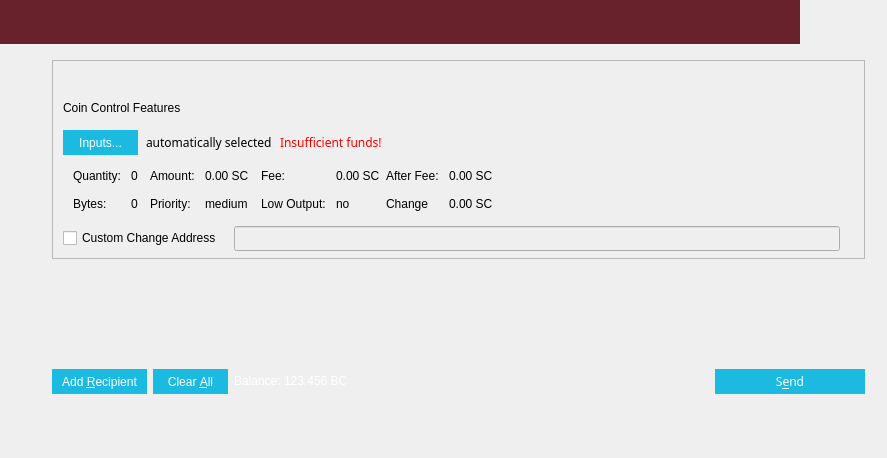
<?xml version="1.0" encoding="UTF-8"?>
<ui version="4.0">
 <class>SendCoinsDialog</class>
 <widget class="QDialog" name="SendCoinsDialog">
  <property name="geometry">
   <rect>
    <x>0</x>
    <y>0</y>
    <width>887</width>
    <height>458</height>
   </rect>
  </property>
  <property name="windowTitle">
   <string>Send Coins</string>
  </property>
  <property name="styleSheet">
   <string notr="true">font-family:Proxima Nova Rg;</string>
  </property>
  <layout class="QVBoxLayout" name="verticalLayout" stretch="0,0">
   <property name="leftMargin">
    <number>0</number>
   </property>
   <property name="topMargin">
    <number>0</number>
   </property>
   <property name="rightMargin">
    <number>0</number>
   </property>
   <property name="bottomMargin">
    <number>8</number>
   </property>
   <item>
    <widget class="QFrame" name="verticalFrame">
     <property name="minimumSize">
      <size>
       <width>800</width>
       <height>44</height>
      </size>
     </property>
     <property name="maximumSize">
      <size>
       <width>800</width>
       <height>44</height>
      </size>
     </property>
     <property name="styleSheet">
      <string notr="true">background:#68222c;sss</string>
     </property>
     <layout class="QVBoxLayout" name="verticalLayout_9"/>
    </widget>
   </item>
   <item>
    <layout class="QVBoxLayout" name="verticalLayout_10">
     <property name="leftMargin">
      <number>52</number>
     </property>
     <property name="topMargin">
      <number>10</number>
     </property>
     <property name="rightMargin">
      <number>22</number>
     </property>
     <item>
      <widget class="QFrame" name="frameCoinControl">
       <property name="sizePolicy">
        <sizepolicy hsizetype="Expanding" vsizetype="Expanding">
         <horstretch>0</horstretch>
         <verstretch>0</verstretch>
        </sizepolicy>
       </property>
       <property name="maximumSize">
        <size>
         <width>16777215</width>
         <height>16777215</height>
        </size>
       </property>
       <property name="styleSheet">
        <string notr="true"/>
       </property>
       <property name="frameShape">
        <enum>QFrame::StyledPanel</enum>
       </property>
       <property name="frameShadow">
        <enum>QFrame::Sunken</enum>
       </property>
       <layout class="QVBoxLayout" name="verticalLayoutCoinControl2">
        <property name="spacing">
         <number>7</number>
        </property>
        <property name="leftMargin">
         <number>0</number>
        </property>
        <property name="topMargin">
         <number>0</number>
        </property>
        <property name="rightMargin">
         <number>0</number>
        </property>
        <property name="bottomMargin">
         <number>6</number>
        </property>
        <item>
         <layout class="QVBoxLayout" name="verticalLayoutCoinControl" stretch="0,0,0,0,0,1">
          <property name="spacing">
           <number>0</number>
          </property>
          <property name="leftMargin">
           <number>10</number>
          </property>
          <property name="topMargin">
           <number>10</number>
          </property>
          <item>
           <widget class="QWidget" name="verticalWidget" native="true">
            <property name="minimumSize">
             <size>
              <width>0</width>
              <height>30</height>
             </size>
            </property>
            <layout class="QVBoxLayout" name="verticalLayout_8"/>
           </widget>
          </item>
          <item>
           <layout class="QHBoxLayout" name="horizontalLayoutCoinControl1">
            <property name="bottomMargin">
             <number>15</number>
            </property>
            <item>
             <widget class="QLabel" name="labelCoinControlFeatures">
              <property name="sizePolicy">
               <sizepolicy hsizetype="Preferred" vsizetype="Maximum">
                <horstretch>0</horstretch>
                <verstretch>0</verstretch>
               </sizepolicy>
              </property>
              <property name="font">
               <font>
                <family>Segoe UI</family>
               </font>
              </property>
              <property name="styleSheet">
               <string notr="true">font-family: Segoe UI;</string>
              </property>
              <property name="text">
               <string>Coin Control Features</string>
              </property>
             </widget>
            </item>
           </layout>
          </item>
          <item>
           <layout class="QHBoxLayout" name="horizontalLayoutCoinControl2" stretch="0,0,0,0">
            <property name="spacing">
             <number>8</number>
            </property>
            <property name="bottomMargin">
             <number>10</number>
            </property>
            <item>
             <widget class="QPushButton" name="pushButtonCoinControl">
              <property name="minimumSize">
               <size>
                <width>75</width>
                <height>25</height>
               </size>
              </property>
              <property name="styleSheet">
               <string notr="true">border:0;color:white;background-color:#1bbae1;font-family: Segoe UI;</string>
              </property>
              <property name="text">
               <string>Inputs...</string>
              </property>
             </widget>
            </item>
            <item>
             <widget class="QLabel" name="labelCoinControlAutomaticallySelected">
              <property name="text">
               <string>automatically selected</string>
              </property>
              <property name="margin">
               <number>5</number>
              </property>
             </widget>
            </item>
            <item>
             <widget class="QLabel" name="labelCoinControlInsuffFunds">
              <property name="font">
               <font>
                <family>Proxima Nova Rg</family>
                <weight>50</weight>
                <bold>false</bold>
               </font>
              </property>
              <property name="styleSheet">
               <string notr="true">color:red;</string>
              </property>
              <property name="text">
               <string>Insufficient funds!</string>
              </property>
              <property name="margin">
               <number>5</number>
              </property>
             </widget>
            </item>
            <item>
             <spacer name="horizontalSpacerCoinControl">
              <property name="orientation">
               <enum>Qt::Horizontal</enum>
              </property>
              <property name="sizeHint" stdset="0">
               <size>
                <width>40</width>
                <height>1</height>
               </size>
              </property>
             </spacer>
            </item>
           </layout>
          </item>
          <item>
           <widget class="QWidget" name="widgetCoinControl" native="true">
            <property name="sizePolicy">
             <sizepolicy hsizetype="Preferred" vsizetype="Preferred">
              <horstretch>0</horstretch>
              <verstretch>0</verstretch>
             </sizepolicy>
            </property>
            <property name="minimumSize">
             <size>
              <width>0</width>
              <height>0</height>
             </size>
            </property>
            <property name="styleSheet">
             <string notr="true"/>
            </property>
            <layout class="QHBoxLayout" name="horizontalLayoutCoinControl5">
             <property name="leftMargin">
              <number>0</number>
             </property>
             <property name="topMargin">
              <number>0</number>
             </property>
             <property name="rightMargin">
              <number>0</number>
             </property>
             <property name="bottomMargin">
              <number>0</number>
             </property>
             <item>
              <layout class="QHBoxLayout" name="horizontalLayoutCoinControl3" stretch="0,0,0,1">
               <property name="spacing">
                <number>0</number>
               </property>
               <property name="topMargin">
                <number>0</number>
               </property>
               <property name="bottomMargin">
                <number>10</number>
               </property>
               <item>
                <layout class="QFormLayout" name="formLayoutCoinControl1">
                 <property name="horizontalSpacing">
                  <number>10</number>
                 </property>
                 <property name="verticalSpacing">
                  <number>14</number>
                 </property>
                 <property name="leftMargin">
                  <number>10</number>
                 </property>
                 <property name="topMargin">
                  <number>4</number>
                 </property>
                 <property name="rightMargin">
                  <number>6</number>
                 </property>
                 <item row="0" column="0">
                  <widget class="QLabel" name="labelCoinControlQuantityText">
                   <property name="styleSheet">
                    <string notr="true">font-family: Segoe UI;</string>
                   </property>
                   <property name="text">
                    <string>Quantity:</string>
                   </property>
                   <property name="margin">
                    <number>0</number>
                   </property>
                  </widget>
                 </item>
                 <item row="0" column="1">
                  <widget class="QLabel" name="labelCoinControlQuantity">
                   <property name="font">
                    <font>
                     <family>Segoe UI</family>
                    </font>
                   </property>
                   <property name="cursor">
                    <cursorShape>IBeamCursor</cursorShape>
                   </property>
                   <property name="contextMenuPolicy">
                    <enum>Qt::ActionsContextMenu</enum>
                   </property>
                   <property name="styleSheet">
                    <string notr="true">font-family: Segoe UI;</string>
                   </property>
                   <property name="text">
                    <string>0</string>
                   </property>
                   <property name="margin">
                    <number>0</number>
                   </property>
                   <property name="textInteractionFlags">
                    <set>Qt::LinksAccessibleByMouse|Qt::TextSelectableByKeyboard|Qt::TextSelectableByMouse</set>
                   </property>
                  </widget>
                 </item>
                 <item row="1" column="0">
                  <widget class="QLabel" name="labelCoinControlBytesText">
                   <property name="styleSheet">
                    <string notr="true">font-family: Segoe UI;</string>
                   </property>
                   <property name="text">
                    <string>Bytes:</string>
                   </property>
                  </widget>
                 </item>
                 <item row="1" column="1">
                  <widget class="QLabel" name="labelCoinControlBytes">
                   <property name="font">
                    <font>
                     <family>Segoe UI</family>
                    </font>
                   </property>
                   <property name="cursor">
                    <cursorShape>IBeamCursor</cursorShape>
                   </property>
                   <property name="contextMenuPolicy">
                    <enum>Qt::ActionsContextMenu</enum>
                   </property>
                   <property name="styleSheet">
                    <string notr="true">font-family: Segoe UI;</string>
                   </property>
                   <property name="text">
                    <string>0</string>
                   </property>
                   <property name="textInteractionFlags">
                    <set>Qt::LinksAccessibleByMouse|Qt::TextSelectableByKeyboard|Qt::TextSelectableByMouse</set>
                   </property>
                  </widget>
                 </item>
                </layout>
               </item>
               <item>
                <layout class="QFormLayout" name="formLayoutCoinControl2">
                 <property name="horizontalSpacing">
                  <number>10</number>
                 </property>
                 <property name="verticalSpacing">
                  <number>14</number>
                 </property>
                 <property name="leftMargin">
                  <number>6</number>
                 </property>
                 <property name="topMargin">
                  <number>4</number>
                 </property>
                 <property name="rightMargin">
                  <number>6</number>
                 </property>
                 <item row="0" column="0">
                  <widget class="QLabel" name="labelCoinControlAmountText">
                   <property name="styleSheet">
                    <string notr="true">font-family: Segoe UI;</string>
                   </property>
                   <property name="text">
                    <string>Amount:</string>
                   </property>
                   <property name="margin">
                    <number>0</number>
                   </property>
                  </widget>
                 </item>
                 <item row="0" column="1">
                  <widget class="QLabel" name="labelCoinControlAmount">
                   <property name="font">
                    <font>
                     <family>Segoe UI</family>
                    </font>
                   </property>
                   <property name="cursor">
                    <cursorShape>IBeamCursor</cursorShape>
                   </property>
                   <property name="contextMenuPolicy">
                    <enum>Qt::ActionsContextMenu</enum>
                   </property>
                   <property name="styleSheet">
                    <string notr="true">font-family: Segoe UI;</string>
                   </property>
                   <property name="text">
                    <string>0.00 SC</string>
                   </property>
                   <property name="textInteractionFlags">
                    <set>Qt::LinksAccessibleByMouse|Qt::TextSelectableByKeyboard|Qt::TextSelectableByMouse</set>
                   </property>
                  </widget>
                 </item>
                 <item row="1" column="0">
                  <widget class="QLabel" name="labelCoinControlPriorityText">
                   <property name="styleSheet">
                    <string notr="true">font-family: Segoe UI;</string>
                   </property>
                   <property name="text">
                    <string>Priority:</string>
                   </property>
                  </widget>
                 </item>
                 <item row="1" column="1">
                  <widget class="QLabel" name="labelCoinControlPriority">
                   <property name="font">
                    <font>
                     <family>Segoe UI</family>
                    </font>
                   </property>
                   <property name="cursor">
                    <cursorShape>IBeamCursor</cursorShape>
                   </property>
                   <property name="contextMenuPolicy">
                    <enum>Qt::ActionsContextMenu</enum>
                   </property>
                   <property name="styleSheet">
                    <string notr="true">font-family: Segoe UI;</string>
                   </property>
                   <property name="text">
                    <string>medium</string>
                   </property>
                   <property name="textInteractionFlags">
                    <set>Qt::LinksAccessibleByMouse|Qt::TextSelectableByKeyboard|Qt::TextSelectableByMouse</set>
                   </property>
                  </widget>
                 </item>
                </layout>
               </item>
               <item>
                <layout class="QFormLayout" name="formLayoutCoinControl3">
                 <property name="horizontalSpacing">
                  <number>10</number>
                 </property>
                 <property name="verticalSpacing">
                  <number>14</number>
                 </property>
                 <property name="leftMargin">
                  <number>6</number>
                 </property>
                 <property name="topMargin">
                  <number>4</number>
                 </property>
                 <property name="rightMargin">
                  <number>0</number>
                 </property>
                 <item row="0" column="0">
                  <widget class="QLabel" name="labelCoinControlFeeText">
                   <property name="styleSheet">
                    <string notr="true">font-family: Segoe UI;</string>
                   </property>
                   <property name="text">
                    <string>Fee:</string>
                   </property>
                   <property name="margin">
                    <number>0</number>
                   </property>
                  </widget>
                 </item>
                 <item row="0" column="1">
                  <widget class="QLabel" name="labelCoinControlFee">
                   <property name="font">
                    <font>
                     <family>Segoe UI</family>
                    </font>
                   </property>
                   <property name="cursor">
                    <cursorShape>IBeamCursor</cursorShape>
                   </property>
                   <property name="contextMenuPolicy">
                    <enum>Qt::ActionsContextMenu</enum>
                   </property>
                   <property name="styleSheet">
                    <string notr="true">font-family: Segoe UI;</string>
                   </property>
                   <property name="text">
                    <string>0.00 SC</string>
                   </property>
                   <property name="textInteractionFlags">
                    <set>Qt::LinksAccessibleByMouse|Qt::TextSelectableByKeyboard|Qt::TextSelectableByMouse</set>
                   </property>
                  </widget>
                 </item>
                 <item row="1" column="0">
                  <widget class="QLabel" name="labelCoinControlLowOutputText">
                   <property name="styleSheet">
                    <string notr="true">font-family: Segoe UI;</string>
                   </property>
                   <property name="text">
                    <string>Low Output:</string>
                   </property>
                  </widget>
                 </item>
                 <item row="1" column="1">
                  <widget class="QLabel" name="labelCoinControlLowOutput">
                   <property name="font">
                    <font>
                     <family>Segoe UI</family>
                    </font>
                   </property>
                   <property name="cursor">
                    <cursorShape>IBeamCursor</cursorShape>
                   </property>
                   <property name="contextMenuPolicy">
                    <enum>Qt::ActionsContextMenu</enum>
                   </property>
                   <property name="styleSheet">
                    <string notr="true">font-family: Segoe UI;</string>
                   </property>
                   <property name="text">
                    <string>no</string>
                   </property>
                   <property name="textInteractionFlags">
                    <set>Qt::LinksAccessibleByMouse|Qt::TextSelectableByKeyboard|Qt::TextSelectableByMouse</set>
                   </property>
                  </widget>
                 </item>
                </layout>
               </item>
               <item>
                <layout class="QFormLayout" name="formLayoutCoinControl4">
                 <property name="horizontalSpacing">
                  <number>10</number>
                 </property>
                 <property name="verticalSpacing">
                  <number>14</number>
                 </property>
                 <property name="leftMargin">
                  <number>6</number>
                 </property>
                 <property name="topMargin">
                  <number>4</number>
                 </property>
                 <property name="rightMargin">
                  <number>6</number>
                 </property>
                 <item row="0" column="0">
                  <widget class="QLabel" name="labelCoinControlAfterFeeText">
                   <property name="styleSheet">
                    <string notr="true">font-family: Segoe UI;</string>
                   </property>
                   <property name="text">
                    <string>After Fee:</string>
                   </property>
                   <property name="margin">
                    <number>0</number>
                   </property>
                  </widget>
                 </item>
                 <item row="0" column="1">
                  <widget class="QLabel" name="labelCoinControlAfterFee">
                   <property name="font">
                    <font>
                     <family>Segoe UI</family>
                    </font>
                   </property>
                   <property name="cursor">
                    <cursorShape>IBeamCursor</cursorShape>
                   </property>
                   <property name="contextMenuPolicy">
                    <enum>Qt::ActionsContextMenu</enum>
                   </property>
                   <property name="styleSheet">
                    <string notr="true">font-family: Segoe UI;</string>
                   </property>
                   <property name="text">
                    <string>0.00 SC</string>
                   </property>
                   <property name="textInteractionFlags">
                    <set>Qt::LinksAccessibleByMouse|Qt::TextSelectableByKeyboard|Qt::TextSelectableByMouse</set>
                   </property>
                  </widget>
                 </item>
                 <item row="1" column="0">
                  <widget class="QLabel" name="labelCoinControlChangeText">
                   <property name="styleSheet">
                    <string notr="true">font-family: Segoe UI;</string>
                   </property>
                   <property name="text">
                    <string>Change</string>
                   </property>
                  </widget>
                 </item>
                 <item row="1" column="1">
                  <widget class="QLabel" name="labelCoinControlChange">
                   <property name="font">
                    <font>
                     <family>Segoe UI</family>
                    </font>
                   </property>
                   <property name="cursor">
                    <cursorShape>IBeamCursor</cursorShape>
                   </property>
                   <property name="contextMenuPolicy">
                    <enum>Qt::ActionsContextMenu</enum>
                   </property>
                   <property name="styleSheet">
                    <string notr="true">font-family: Segoe UI;</string>
                   </property>
                   <property name="text">
                    <string>0.00 SC</string>
                   </property>
                   <property name="textInteractionFlags">
                    <set>Qt::LinksAccessibleByMouse|Qt::TextSelectableByKeyboard|Qt::TextSelectableByMouse</set>
                   </property>
                  </widget>
                 </item>
                </layout>
               </item>
              </layout>
             </item>
            </layout>
           </widget>
          </item>
          <item>
           <layout class="QHBoxLayout" name="horizontalLayoutCoinControl4" stretch="0,0,0">
            <property name="spacing">
             <number>12</number>
            </property>
            <property name="sizeConstraint">
             <enum>QLayout::SetDefaultConstraint</enum>
            </property>
            <property name="topMargin">
             <number>5</number>
            </property>
            <property name="rightMargin">
             <number>5</number>
            </property>
            <item>
             <widget class="QCheckBox" name="checkBoxCoinControlChange">
              <property name="styleSheet">
               <string notr="true">font-family: Segoe UI;</string>
              </property>
              <property name="text">
               <string>Custom Change Address</string>
              </property>
             </widget>
            </item>
            <item>
             <widget class="QLineEdit" name="lineEditCoinControlChange">
              <property name="enabled">
               <bool>false</bool>
              </property>
              <property name="sizePolicy">
               <sizepolicy hsizetype="Expanding" vsizetype="Fixed">
                <horstretch>0</horstretch>
                <verstretch>0</verstretch>
               </sizepolicy>
              </property>
             </widget>
            </item>
            <item>
             <widget class="QLabel" name="labelCoinControlChangeLabel">
              <property name="sizePolicy">
               <sizepolicy hsizetype="Preferred" vsizetype="Expanding">
                <horstretch>0</horstretch>
                <verstretch>0</verstretch>
               </sizepolicy>
              </property>
              <property name="minimumSize">
               <size>
                <width>0</width>
                <height>0</height>
               </size>
              </property>
              <property name="text">
               <string/>
              </property>
              <property name="margin">
               <number>3</number>
              </property>
             </widget>
            </item>
           </layout>
          </item>
          <item>
           <spacer name="verticalSpacerCoinControl">
            <property name="orientation">
             <enum>Qt::Vertical</enum>
            </property>
            <property name="sizeHint" stdset="0">
             <size>
              <width>800</width>
              <height>1</height>
             </size>
            </property>
           </spacer>
          </item>
         </layout>
        </item>
       </layout>
      </widget>
     </item>
     <item>
      <spacer name="verticalSpacer_2">
       <property name="orientation">
        <enum>Qt::Vertical</enum>
       </property>
       <property name="sizeType">
        <enum>QSizePolicy::Fixed</enum>
       </property>
       <property name="sizeHint" stdset="0">
        <size>
         <width>20</width>
         <height>30</height>
        </size>
       </property>
      </spacer>
     </item>
     <item>
      <widget class="QScrollArea" name="scrollArea">
       <property name="frameShape">
        <enum>QFrame::NoFrame</enum>
       </property>
       <property name="frameShadow">
        <enum>QFrame::Plain</enum>
       </property>
       <property name="widgetResizable">
        <bool>true</bool>
       </property>
       <widget class="QWidget" name="scrollAreaWidgetContents">
        <property name="geometry">
         <rect>
          <x>0</x>
          <y>0</y>
          <width>813</width>
          <height>69</height>
         </rect>
        </property>
        <property name="sizePolicy">
         <sizepolicy hsizetype="Expanding" vsizetype="Expanding">
          <horstretch>0</horstretch>
          <verstretch>0</verstretch>
         </sizepolicy>
        </property>
        <layout class="QVBoxLayout" name="verticalLayout_2">
         <property name="leftMargin">
          <number>0</number>
         </property>
         <property name="topMargin">
          <number>0</number>
         </property>
         <property name="rightMargin">
          <number>0</number>
         </property>
         <property name="bottomMargin">
          <number>0</number>
         </property>
         <item>
          <layout class="QVBoxLayout" name="entries">
           <property name="spacing">
            <number>6</number>
           </property>
           <property name="sizeConstraint">
            <enum>QLayout::SetNoConstraint</enum>
           </property>
          </layout>
         </item>
        </layout>
       </widget>
      </widget>
     </item>
     <item>
      <layout class="QHBoxLayout" name="horizontalLayout">
       <item>
        <widget class="QPushButton" name="addButton">
         <property name="minimumSize">
          <size>
           <width>95</width>
           <height>25</height>
          </size>
         </property>
         <property name="toolTip">
          <string>Send to multiple recipients at once</string>
         </property>
         <property name="styleSheet">
          <string notr="true">border:0;color:white;background-color:#1bbae1;font-family: Segoe UI;</string>
         </property>
         <property name="text">
          <string>Add &amp;Recipient</string>
         </property>
         <property name="autoDefault">
          <bool>false</bool>
         </property>
        </widget>
       </item>
       <item>
        <widget class="QPushButton" name="clearButton">
         <property name="sizePolicy">
          <sizepolicy hsizetype="Minimum" vsizetype="Fixed">
           <horstretch>0</horstretch>
           <verstretch>0</verstretch>
          </sizepolicy>
         </property>
         <property name="minimumSize">
          <size>
           <width>75</width>
           <height>25</height>
          </size>
         </property>
         <property name="toolTip">
          <string>Remove all transaction fields</string>
         </property>
         <property name="styleSheet">
          <string notr="true">border:0;color:white;background-color:#1bbae1;font-family: Segoe UI;</string>
         </property>
         <property name="text">
          <string>Clear &amp;All</string>
         </property>
         <property name="autoRepeatDelay">
          <number>300</number>
         </property>
         <property name="autoDefault">
          <bool>false</bool>
         </property>
        </widget>
       </item>
       <item>
        <layout class="QHBoxLayout" name="horizontalLayout_2">
         <property name="spacing">
          <number>3</number>
         </property>
         <item>
          <widget class="QLabel" name="label">
           <property name="sizePolicy">
            <sizepolicy hsizetype="Preferred" vsizetype="Fixed">
             <horstretch>0</horstretch>
             <verstretch>0</verstretch>
            </sizepolicy>
           </property>
           <property name="styleSheet">
            <string notr="true">font-family: Segoe UI;color:white;</string>
           </property>
           <property name="text">
            <string>Balance:</string>
           </property>
          </widget>
         </item>
         <item>
          <widget class="QLabel" name="labelBalance">
           <property name="sizePolicy">
            <sizepolicy hsizetype="Preferred" vsizetype="Fixed">
             <horstretch>0</horstretch>
             <verstretch>0</verstretch>
            </sizepolicy>
           </property>
           <property name="cursor">
            <cursorShape>IBeamCursor</cursorShape>
           </property>
           <property name="styleSheet">
            <string notr="true">font-family: Segoe UI;color:white;</string>
           </property>
           <property name="text">
            <string>123.456 BC</string>
           </property>
           <property name="textInteractionFlags">
            <set>Qt::LinksAccessibleByMouse|Qt::TextSelectableByKeyboard|Qt::TextSelectableByMouse</set>
           </property>
          </widget>
         </item>
        </layout>
       </item>
       <item>
        <spacer name="horizontalSpacer">
         <property name="orientation">
          <enum>Qt::Horizontal</enum>
         </property>
         <property name="sizeHint" stdset="0">
          <size>
           <width>40</width>
           <height>20</height>
          </size>
         </property>
        </spacer>
       </item>
       <item>
        <widget class="QPushButton" name="sendButton">
         <property name="minimumSize">
          <size>
           <width>150</width>
           <height>25</height>
          </size>
         </property>
         <property name="toolTip">
          <string>Confirm the send action</string>
         </property>
         <property name="styleSheet">
          <string notr="true">border:0;color:white;background-color:#1bbae1;</string>
         </property>
         <property name="text">
          <string>S&amp;end</string>
         </property>
         <property name="default">
          <bool>true</bool>
         </property>
        </widget>
       </item>
      </layout>
     </item>
     <item>
      <spacer name="verticalSpacer">
       <property name="orientation">
        <enum>Qt::Vertical</enum>
       </property>
       <property name="sizeHint" stdset="0">
        <size>
         <width>20</width>
         <height>40</height>
        </size>
       </property>
      </spacer>
     </item>
    </layout>
   </item>
  </layout>
 </widget>
 <resources>
  <include location="../bitcoin.qrc"/>
 </resources>
 <connections/>
</ui>
